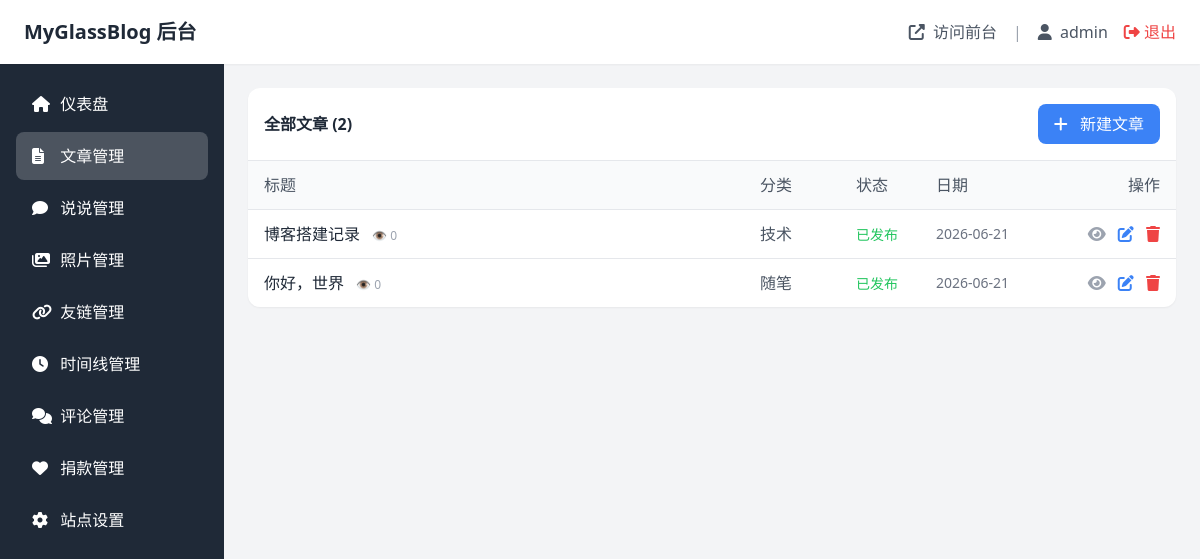
The page /admin/posts.php (signed in) on the database its author committed.
### tables this page shows
CREATE TABLE `posts` (
  `id` int(11) UNSIGNED NOT NULL AUTO_INCREMENT,
  `title` varchar(200) NOT NULL DEFAULT '' COMMENT '标题',
  `slug` varchar(200) NOT NULL DEFAULT '' COMMENT 'URL别名',
  `content` longtext COMMENT 'Markdown内容',
  `category` varchar(50) NOT NULL DEFAULT '' COMMENT '分类',
  `description` varchar(500) NOT NULL DEFAULT '' COMMENT '摘要',
  `cover` varchar(500) NOT NULL DEFAULT '' COMMENT '封面图URL',
  `views` int(11) UNSIGNED NOT NULL DEFAULT 0 COMMENT '阅读量',
  `status` tinyint(1) NOT NULL DEFAULT 1 COMMENT '状态：0草稿 1发布',
  `created_at` timestamp NOT NULL DEFAULT CURRENT_TIMESTAMP,
  `updated_at` timestamp NOT NULL DEFAULT CURRENT_TIMESTAMP ON UPDATE CURRENT_TIMESTAMP,
  PRIMARY KEY (`id`),
  UNIQUE KEY `uk_slug` (`slug`),
  KEY `idx_category` (`category`),
  KEY `idx_status` (`status`),
  KEY `idx_created` (`created_at`)
);

### includes/Database.php (called while the page is built, shortened)
<?php
class Database {
    private static $instance = null;
    private $pdo;
    private function __construct() {
        $config = require __DIR__ . '/config.php';
        $dsn = sprintf(
            'mysql:host=%s;port=%d;dbname=%s;charset=%s',
            $config['db_host'],
            $config['db_port'],
            $config['db_name'],
            $config['db_charset']
        );
        $options = [
            PDO::ATTR_ERRMODE => PDO::ERRMODE_EXCEPTION,
            PDO::ATTR_DEFAULT_FETCH_MODE => PDO::FETCH_ASSOC,
            PDO::ATTR_EMULATE_PREPARES => false,
        ];
        try {
            $this->pdo = new PDO($dsn, $config['db_user'], $config['db_pass'], $options);
        } catch (PDOException $e) {
            if ($config['debug']) {
                die('数据库连接失败: ' . $e->getMessage());
            }
            die('数据库连接失败，请检查配置文件');
        }
    }
    public static function getInstance() {
        if (self::$instance === null) {
            self::$instance = new self();
        }
        return self::$instance;
    }
    public function query($sql, $params = []) {
        $stmt = $this->pdo->prepare($sql);
        $stmt->execute($params);
        return $stmt->fetchAll();
    }
    public function queryValue($sql, $params = []) {
        $stmt = $this->pdo->prepare($sql);
        $stmt->execute($params);
        return $stmt->fetchColumn();
    }
}

### includes/Post.php (called while the page is built, shortened)
<?php
class Post {
    private $db;
    public function __construct() {
        $this->db = Database::getInstance();
    }
    public function getList($page = 1, $perPage = 10, $status = 1) {
        $offset = ($page - 1) * $perPage;
        $sql = "SELECT * FROM posts WHERE status = ? ORDER BY created_at DESC LIMIT ?, ?";
        return $this->db->query($sql, [$status, $offset, $perPage]);
    }
    public function getCount($status = 1) {
        return $this->db->queryValue("SELECT COUNT(*) FROM posts WHERE status = ?", [$status]);
    }
}

### config.php (called while the page is built)
<?php
return [
    'db_host' => 'localhost',
    'db_port' => 3306,
    'db_name' => 'myglassblog',
    'db_user' => 'root',
    'db_pass' => '',
    'db_charset' => 'utf8mb4',
    'site_url' => '',
    'upload_dir' => 'uploads',
    'debug' => false,
    'posts_per_page' => 10,
    'chatters_per_page' => 20,
    'photos_per_page' => 30,
];

### includes/functions.php (called while the page is built, shortened)
<?php
require_once __DIR__ . '/Database.php';
require_once __DIR__ . '/Post.php';
function site_url($path = '') {
    $config = require __DIR__ . '/../config.php';
    $baseUrl = $config['site_url'];
    if (empty($baseUrl)) {
        $protocol = isset($_SERVER['HTTPS']) && $_SERVER['HTTPS'] === 'on' ? 'https' : 'http';
        $baseUrl = $protocol . '://' . $_SERVER['HTTP_HOST'];
    }
    return rtrim($baseUrl, '/') . '/' . ltrim($path, '/');
}
function format_time($datetime, $format = 'Y-m-d H:i') {
    return date($format, strtotime($datetime));
}
function e($text) {
    return htmlspecialchars($text, ENT_QUOTES, 'UTF-8');
}

### admin/posts.php (the view, shortened to what this page needs)
<?php
require_once 'common.php';
$postModel = new Post();
$action = $_GET['action'] ?? 'list';
$page = isset($_GET['page']) ? max(1, intval($_GET['page'])) : 1;
$posts = $postModel->getList($page, 20);
$total = $postModel->getCount();
$editPost = null;
?>
<?php if ($action === 'edit' || $action === 'new'): ?>
    <div class="bg-white rounded-xl shadow-sm p-6">
        <h2 class="text-xl font-bold mb-6">
            <?= $editPost ? '编辑文章' : '新建文章' ?>
        </h2>
        <form method="POST">
            <input type="hidden" name="id" value="<?= $editPost['id'] ?? 0 ?>">
            <div class="grid grid-cols-1 lg:grid-cols-3 gap-6">
                <div class="lg:col-span-2 space-y-4">
                    <div>
                        <label class="block text-gray-700 font-medium mb-2">标题</label>
                        <input type="text" name="title" required
                               value="<?= e($editPost['title'] ?? '') ?>"
                               class="w-full px-4 py-2 border border-gray-300 rounded-lg focus:outline-none focus:ring-2 focus:ring-blue-500">
                    </div>
                    <div>
                        <label class="block text-gray-700 font-medium mb-2">内容 (Markdown)</label>
                        <textarea name="content" rows="15" required
                                  class="w-full px-4 py-2 border border-gray-300 rounded-lg focus:outline-none focus:ring-2 focus:ring-blue-500 font-mono text-sm"><?= e($editPost['content'] ?? '') ?></textarea>
                    </div>
                    <div>
                        <label class="block text-gray-700 font-medium mb-2">摘要</label>
                        <textarea name="description" rows="3"
                                  class="w-full px-4 py-2 border border-gray-300 rounded-lg focus:outline-none focus:ring-2 focus:ring-blue-500"><?= e($editPost['description'] ?? '') ?></textarea>
                    </div>
                </div>
                <div class="space-y-4">
                    <div>
                        <label class="block text-gray-700 font-medium mb-2">URL别名</label>
                        <input type="text" name="slug"
                               value="<?= e($editPost['slug'] ?? '') ?>"
                               placeholder="留空自动生成"
                               class="w-full px-4 py-2 border border-gray-300 rounded-lg focus:outline-none focus:ring-2 focus:ring-blue-500">
                    </div>
                    <div>
                        <label class="block text-gray-700 font-medium mb-2">分类</label>
                        <input type="text" name="category"
                               value="<?= e($editPost['category'] ?? '') ?>"
                               placeholder="如：随笔、技术"
                               class="w-full px-4 py-2 border border-gray-300 rounded-lg focus:outline-none focus:ring-2 focus:ring-blue-500">
                    </div>
                    <div>
                        <label class="block text-gray-700 font-medium mb-2">封面图URL</label>
                        <input type="text" name="cover"
                               value="<?= e($editPost['cover'] ?? '') ?>"
                               placeholder="https://..."
                               class="w-full px-4 py-2 border border-gray-300 rounded-lg focus:outline-none focus:ring-2 focus:ring-blue-500">
                    </div>
                    <div>
                        <label class="block text-gray-700 font-medium mb-2">状态</label>
                        <select name="status" class="w-full px-4 py-2 border border-gray-300 rounded-lg focus:outline-none focus:ring-2 focus:ring-blue-500">
                            <option value="1" <?= ($editPost['status'] ?? 1) == 1 ? 'selected' : '' ?>>发布</option>
                            <option value="0" <?= ($editPost['status'] ?? 1) == 0 ? 'selected' : '' ?>>草稿</option>
                        </select>
                    </div>
                    <div class="pt-4">
                        <button type="submit" name="save" class="w-full py-2 bg-blue-500 text-white rounded-lg hover:bg-blue-600 transition-colors">
                            <i class="fas fa-save mr-2"></i> 保存
                        </button>
                        <a href="<?= site_url('admin/posts.php') ?>" class="block text-center mt-2 text-gray-500 hover:text-gray-700">
                            取消
                        </a>
                    </div>
                </div>
            </div>
        </form>
    </div>
<?php else: ?>
    <div class="bg-white rounded-xl shadow-sm">
        <div class="p-4 border-b flex justify-between items-center">
            <h2 class="font-bold text-gray-800">全部文章 (<?= $total ?>)</h2>
            <a href="<?= site_url('admin/posts.php?action=new') ?>"
               class="px-4 py-2 bg-blue-500 text-white rounded-lg hover:bg-blue-600 transition-colors">
                <i class="fas fa-plus mr-2"></i> 新建文章
            </a>
        </div>
        <table class="w-full">
            <thead class="bg-gray-50">
                <tr>
                    <th class="text-left px-4 py-3 text-gray-600 font-medium">标题</th>
                    <th class="text-left px-4 py-3 text-gray-600 font-medium w-24">分类</th>
                    <th class="text-left px-4 py-3 text-gray-600 font-medium w-20">状态</th>
                    <th class="text-left px-4 py-3 text-gray-600 font-medium w-32">日期</th>
                    <th class="text-right px-4 py-3 text-gray-600 font-medium w-32">操作</th>
                </tr>
            </thead>
            <tbody>
                <?php if (empty($posts)): ?>
                    <tr>
                        <td colspan="5" class="px-4 py-8 text-center text-gray-500">
                            暂无文章，<a href="<?= site_url('admin/posts.php?action=new') ?>" class="text-blue-500 hover:underline">点击新建</a>
                        </td>
                    </tr>
                <?php else: ?>
                    <?php foreach ($posts as $post): ?>
                        <tr class="border-t hover:bg-gray-50">
                            <td class="px-4 py-3">
                                <a href="<?= site_url('admin/posts.php?action=edit&id=' . $post['id']) ?>"
                                   class="text-gray-800 hover:text-blue-500">
                                    <?= e($post['title']) ?>
                                </a>
                                <span class="text-xs text-gray-400 ml-2">👁 <?= $post['views'] ?></span>
                            </td>
                            <td class="px-4 py-3 text-gray-600">
                                <?= e($post['category']) ?: '-' ?>
                            </td>
                            <td class="px-4 py-3">
                                <?php if ($post['status'] == 1): ?>
                                    <span class="text-green-500 text-sm">已发布</span>
                                <?php else: ?>
                                    <span class="text-yellow-500 text-sm">草稿</span>
                                <?php endif; ?>
                            </td>
                            <td class="px-4 py-3 text-gray-500 text-sm">
                                <?= format_time($post['created_at'], 'Y-m-d') ?>
                            </td>
                            <td class="px-4 py-3 text-right">
                                <a href="<?= site_url('post.php?slug=' . $post['slug']) ?>" target="_blank"
                                   class="text-gray-400 hover:text-gray-600 mr-2" title="查看">
                                    <i class="fas fa-eye"></i>
                                </a>
                                <a href="<?= site_url('admin/posts.php?action=edit&id=' . $post['id']) ?>"
                                   class="text-blue-500 hover:text-blue-600 mr-2" title="编辑">
                                    <i class="fas fa-edit"></i>
                                </a>
                                <form method="POST" class="inline" onsubmit="return confirm('确定删除？')">
                                    <button type="submit" name="delete" value="<?= $post['id'] ?>"
                                            class="text-red-500 hover:text-red-600" title="删除">
                                        <i class="fas fa-trash"></i>
                                    </button>
                                </form>
                            </td>
                        </tr>
                    <?php endforeach; ?>
                <?php endif; ?>
            </tbody>
        </table>
    </div>
<?php endif; ?>

### rows shown on the page
posts: title "博客搭建记录", views "0", category "技术", status "已发布", created_at "2026-06-21", $post['id'] 2 (drawn)
posts: title "你好，世界", views "0", category "随笔", status "已发布", created_at "2026-06-21", $post['id'] 1 (drawn)

### other values the page prints
$currentUser "admin"
$total "2"
